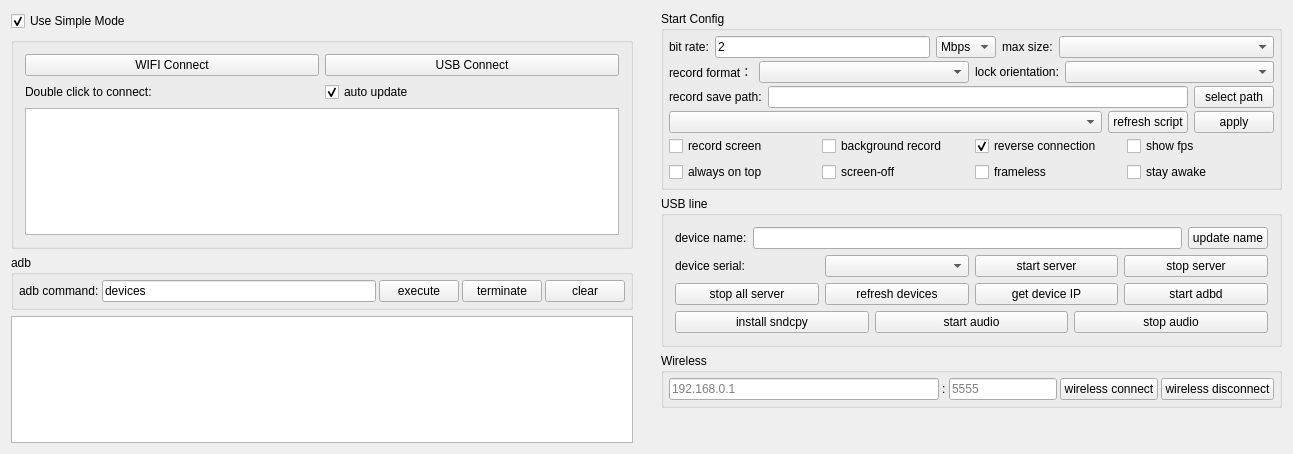
<?xml version="1.0" encoding="UTF-8"?>
<ui version="4.0">
 <class>Widget</class>
 <widget class="QWidget" name="Widget">
  <property name="geometry">
   <rect>
    <x>0</x>
    <y>0</y>
    <width>1293</width>
    <height>454</height>
   </rect>
  </property>
  <property name="windowTitle">
   <!-- <string notr="true">QtScrcpy</string> -->
   <string notr="true">安卓云控小助手</string>
  </property>
  <layout class="QHBoxLayout" name="horizontalLayout_11">
   <property name="leftMargin">
    <number>0</number>
   </property>
   <property name="topMargin">
    <number>0</number>
   </property>
   <property name="rightMargin">
    <number>0</number>
   </property>
   <property name="bottomMargin">
    <number>0</number>
   </property>
   <item>
    <widget class="QWidget" name="leftWidget" native="true">
     <property name="sizePolicy">
      <sizepolicy hsizetype="Preferred" vsizetype="Preferred">
       <horstretch>0</horstretch>
       <verstretch>0</verstretch>
      </sizepolicy>
     </property>
     <layout class="QVBoxLayout" name="verticalLayout_5">
      <item>
       <widget class="QCheckBox" name="useSingleModeCheck">
        <property name="sizePolicy">
         <sizepolicy hsizetype="Preferred" vsizetype="Maximum">
          <horstretch>0</horstretch>
          <verstretch>0</verstretch>
         </sizepolicy>
        </property>
        <property name="styleSheet">
         <string notr="true"/>
        </property>
        <property name="text">
         <string>Use Simple Mode</string>
        </property>
        <property name="checked">
         <bool>true</bool>
        </property>
       </widget>
      </item>
      <item>
       <widget class="QGroupBox" name="simpleGroupBox">
        <property name="sizePolicy">
         <sizepolicy hsizetype="Preferred" vsizetype="Preferred">
          <horstretch>0</horstretch>
          <verstretch>0</verstretch>
         </sizepolicy>
        </property>
        <property name="title">
         <!-- <string>Simple Mode</string> -->
         <string></string>
        </property>
        <property name="checkable">
         <bool>false</bool>
        </property>
        <layout class="QVBoxLayout" name="verticalLayout_4">
         <item>
          <layout class="QHBoxLayout" name="horizontalLayout_9">
           <item>
            <widget class="QPushButton" name="wifiConnectBtn">
             <property name="sizePolicy">
              <sizepolicy hsizetype="Preferred" vsizetype="Maximum">
               <horstretch>0</horstretch>
               <verstretch>0</verstretch>
              </sizepolicy>
             </property>
             <property name="text">
              <string>WIFI Connect</string>
             </property>
            </widget>
           </item>
           <item>
            <widget class="QPushButton" name="usbConnectBtn">
             <property name="sizePolicy">
              <sizepolicy hsizetype="Preferred" vsizetype="Maximum">
               <horstretch>0</horstretch>
               <verstretch>0</verstretch>
              </sizepolicy>
             </property>
             <property name="text">
              <string>USB Connect</string>
             </property>
            </widget>
           </item>
          </layout>
         </item>
         <item>
          <layout class="QHBoxLayout" name="horizontalLayout_13">
           <property name="topMargin">
            <number>0</number>
           </property>
           <item>
            <widget class="QLabel" name="label_10">
             <property name="sizePolicy">
              <sizepolicy hsizetype="Preferred" vsizetype="Preferred">
               <horstretch>0</horstretch>
               <verstretch>0</verstretch>
              </sizepolicy>
             </property>
             <property name="text">
              <string>Double click to connect:</string>
             </property>
            </widget>
           </item>
           <item>
            <widget class="QCheckBox" name="autoUpdatecheckBox">
             <property name="sizePolicy">
              <sizepolicy hsizetype="Preferred" vsizetype="Preferred">
               <horstretch>0</horstretch>
               <verstretch>0</verstretch>
              </sizepolicy>
             </property>
             <property name="text">
              <string>auto update</string>
             </property>
             <property name="checked">
              <bool>true</bool>
             </property>
            </widget>
           </item>
          </layout>
         </item>
         <item>
          <widget class="QListWidget" name="connectedPhoneList">
           <property name="sizePolicy">
            <sizepolicy hsizetype="Preferred" vsizetype="Preferred">
             <horstretch>0</horstretch>
             <verstretch>0</verstretch>
            </sizepolicy>
           </property>
          </widget>
         </item>
        </layout>
       </widget>
      </item>
      <item>
       <widget class="QGroupBox" name="adbGroupBox">
        <property name="sizePolicy">
         <sizepolicy hsizetype="Preferred" vsizetype="Maximum">
          <horstretch>0</horstretch>
          <verstretch>0</verstretch>
         </sizepolicy>
        </property>
        <property name="title">
         <string notr="true">adb</string>
        </property>
        <layout class="QHBoxLayout" name="horizontalLayout_2">
         <property name="spacing">
          <number>3</number>
         </property>
         <property name="leftMargin">
          <number>5</number>
         </property>
         <property name="topMargin">
          <number>5</number>
         </property>
         <property name="rightMargin">
          <number>5</number>
         </property>
         <property name="bottomMargin">
          <number>5</number>
         </property>
         <item>
          <widget class="QLabel" name="label_7">
           <property name="sizePolicy">
            <sizepolicy hsizetype="Maximum" vsizetype="Preferred">
             <horstretch>0</horstretch>
             <verstretch>0</verstretch>
            </sizepolicy>
           </property>
           <property name="text">
            <string>adb command:</string>
           </property>
           <property name="buddy">
            <cstring>adbCommandEdt</cstring>
           </property>
          </widget>
         </item>
         <item>
          <widget class="QLineEdit" name="adbCommandEdt">
           <property name="sizePolicy">
            <sizepolicy hsizetype="MinimumExpanding" vsizetype="Preferred">
             <horstretch>0</horstretch>
             <verstretch>0</verstretch>
            </sizepolicy>
           </property>
           <property name="text">
            <string notr="true">devices</string>
           </property>
          </widget>
         </item>
         <item>
          <widget class="QPushButton" name="adbCommandBtn">
           <property name="sizePolicy">
            <sizepolicy hsizetype="Maximum" vsizetype="Preferred">
             <horstretch>0</horstretch>
             <verstretch>0</verstretch>
            </sizepolicy>
           </property>
           <property name="text">
            <string>execute</string>
           </property>
          </widget>
         </item>
         <item>
          <widget class="QPushButton" name="stopAdbBtn">
           <property name="sizePolicy">
            <sizepolicy hsizetype="Maximum" vsizetype="Preferred">
             <horstretch>0</horstretch>
             <verstretch>0</verstretch>
            </sizepolicy>
           </property>
           <property name="text">
            <string>terminate</string>
           </property>
          </widget>
         </item>
         <item>
          <widget class="QPushButton" name="clearOut">
           <property name="sizePolicy">
            <sizepolicy hsizetype="Maximum" vsizetype="Preferred">
             <horstretch>0</horstretch>
             <verstretch>0</verstretch>
            </sizepolicy>
           </property>
           <property name="text">
            <string>clear</string>
           </property>
          </widget>
         </item>
        </layout>
       </widget>
      </item>
      <item>
       <widget class="QTextEdit" name="outEdit">
        <property name="sizePolicy">
         <sizepolicy hsizetype="Preferred" vsizetype="Preferred">
          <horstretch>0</horstretch>
          <verstretch>0</verstretch>
         </sizepolicy>
        </property>
        <property name="focusPolicy">
         <enum>Qt::ClickFocus</enum>
        </property>
        <property name="documentTitle">
         <string/>
        </property>
        <property name="readOnly">
         <bool>true</bool>
        </property>
       </widget>
      </item>
     </layout>
    </widget>
   </item>
   <item>
    <widget class="QWidget" name="rightWidget" native="true">
     <property name="sizePolicy">
      <sizepolicy hsizetype="MinimumExpanding" vsizetype="Preferred">
       <horstretch>0</horstretch>
       <verstretch>0</verstretch>
      </sizepolicy>
     </property>
     <layout class="QVBoxLayout" name="verticalLayout_6">
      <item>
       <widget class="QGroupBox" name="configGroupBox">
        <property name="sizePolicy">
         <sizepolicy hsizetype="Preferred" vsizetype="Preferred">
          <horstretch>0</horstretch>
          <verstretch>0</verstretch>
         </sizepolicy>
        </property>
        <property name="title">
         <string>Start Config</string>
        </property>
        <layout class="QVBoxLayout" name="verticalLayout_3">
         <property name="spacing">
          <number>3</number>
         </property>
         <property name="leftMargin">
          <number>5</number>
         </property>
         <property name="topMargin">
          <number>5</number>
         </property>
         <property name="rightMargin">
          <number>5</number>
         </property>
         <property name="bottomMargin">
          <number>5</number>
         </property>
         <item>
          <widget class="QWidget" name="configWidget1" native="true">
           <property name="sizePolicy">
            <sizepolicy hsizetype="Preferred" vsizetype="Preferred">
             <horstretch>0</horstretch>
             <verstretch>0</verstretch>
            </sizepolicy>
           </property>
           <layout class="QHBoxLayout" name="horizontalLayout_5">
            <property name="leftMargin">
             <number>0</number>
            </property>
            <property name="topMargin">
             <number>0</number>
            </property>
            <property name="rightMargin">
             <number>0</number>
            </property>
            <property name="bottomMargin">
             <number>0</number>
            </property>
            <item>
             <widget class="QLabel" name="label_3">
              <property name="sizePolicy">
               <sizepolicy hsizetype="Maximum" vsizetype="Preferred">
                <horstretch>0</horstretch>
                <verstretch>0</verstretch>
               </sizepolicy>
              </property>
              <property name="text">
               <string>bit rate:</string>
              </property>
             </widget>
            </item>
            <item>
             <widget class="QLineEdit" name="bitRateEdit">
              <property name="sizePolicy">
               <sizepolicy hsizetype="Preferred" vsizetype="Preferred">
                <horstretch>0</horstretch>
                <verstretch>0</verstretch>
               </sizepolicy>
              </property>
              <property name="text">
               <string notr="true">2</string>
              </property>
             </widget>
            </item>
            <item>
             <widget class="QComboBox" name="bitRateBox">
              <property name="sizePolicy">
               <sizepolicy hsizetype="Maximum" vsizetype="Preferred">
                <horstretch>0</horstretch>
                <verstretch>0</verstretch>
               </sizepolicy>
              </property>
              <property name="toolTip">
               <string/>
              </property>
              <property name="currentText">
               <string notr="true">Mbps</string>
              </property>
              <item>
               <property name="text">
                <string notr="true">Mbps</string>
               </property>
              </item>
              <item>
               <property name="text">
                <string notr="true">Kbps</string>
               </property>
              </item>
             </widget>
            </item>
            <item>
             <widget class="QLabel" name="label_4">
              <property name="sizePolicy">
               <sizepolicy hsizetype="Maximum" vsizetype="Preferred">
                <horstretch>0</horstretch>
                <verstretch>0</verstretch>
               </sizepolicy>
              </property>
              <property name="text">
               <string>max size:</string>
              </property>
             </widget>
            </item>
            <item>
             <widget class="QComboBox" name="maxSizeBox">
              <property name="sizePolicy">
               <sizepolicy hsizetype="Preferred" vsizetype="Preferred">
                <horstretch>0</horstretch>
                <verstretch>0</verstretch>
               </sizepolicy>
              </property>
              <property name="toolTip">
               <string/>
              </property>
             </widget>
            </item>
           </layout>
          </widget>
         </item>
         <item>
          <widget class="QWidget" name="configWidget5" native="true">
           <property name="sizePolicy">
            <sizepolicy hsizetype="Preferred" vsizetype="Preferred">
             <horstretch>0</horstretch>
             <verstretch>0</verstretch>
            </sizepolicy>
           </property>
           <layout class="QHBoxLayout" name="horizontalLayout_7">
            <property name="leftMargin">
             <number>0</number>
            </property>
            <property name="topMargin">
             <number>0</number>
            </property>
            <property name="rightMargin">
             <number>0</number>
            </property>
            <property name="bottomMargin">
             <number>0</number>
            </property>
            <item>
             <widget class="QLabel" name="label_6">
              <property name="sizePolicy">
               <sizepolicy hsizetype="Maximum" vsizetype="Preferred">
                <horstretch>0</horstretch>
                <verstretch>0</verstretch>
               </sizepolicy>
              </property>
              <property name="text">
               <string>record format：</string>
              </property>
             </widget>
            </item>
            <item>
             <widget class="QComboBox" name="formatBox">
              <property name="sizePolicy">
               <sizepolicy hsizetype="Preferred" vsizetype="Preferred">
                <horstretch>0</horstretch>
                <verstretch>0</verstretch>
               </sizepolicy>
              </property>
             </widget>
            </item>
            <item>
             <widget class="QLabel" name="label_8">
              <property name="sizePolicy">
               <sizepolicy hsizetype="Maximum" vsizetype="Preferred">
                <horstretch>0</horstretch>
                <verstretch>0</verstretch>
               </sizepolicy>
              </property>
              <property name="text">
               <string>lock orientation:</string>
              </property>
             </widget>
            </item>
            <item>
             <widget class="QComboBox" name="lockOrientationBox">
              <property name="sizePolicy">
               <sizepolicy hsizetype="Preferred" vsizetype="Preferred">
                <horstretch>0</horstretch>
                <verstretch>0</verstretch>
               </sizepolicy>
              </property>
             </widget>
            </item>
           </layout>
          </widget>
         </item>
         <item>
          <widget class="QWidget" name="configWidget2" native="true">
           <property name="sizePolicy">
            <sizepolicy hsizetype="Preferred" vsizetype="Preferred">
             <horstretch>0</horstretch>
             <verstretch>0</verstretch>
            </sizepolicy>
           </property>
           <layout class="QHBoxLayout" name="horizontalLayout_6">
            <property name="leftMargin">
             <number>0</number>
            </property>
            <property name="topMargin">
             <number>0</number>
            </property>
            <property name="rightMargin">
             <number>0</number>
            </property>
            <property name="bottomMargin">
             <number>0</number>
            </property>
            <item>
             <widget class="QLabel" name="label_5">
              <property name="sizePolicy">
               <sizepolicy hsizetype="Preferred" vsizetype="Preferred">
                <horstretch>0</horstretch>
                <verstretch>0</verstretch>
               </sizepolicy>
              </property>
              <property name="text">
               <string>record save path:</string>
              </property>
              <property name="buddy">
               <cstring>recordPathEdt</cstring>
              </property>
             </widget>
            </item>
            <item>
             <widget class="QLineEdit" name="recordPathEdt">
              <property name="sizePolicy">
               <sizepolicy hsizetype="MinimumExpanding" vsizetype="Preferred">
                <horstretch>0</horstretch>
                <verstretch>0</verstretch>
               </sizepolicy>
              </property>
              <property name="readOnly">
               <bool>true</bool>
              </property>
             </widget>
            </item>
            <item>
             <widget class="QPushButton" name="selectRecordPathBtn">
              <property name="sizePolicy">
               <sizepolicy hsizetype="Preferred" vsizetype="Preferred">
                <horstretch>0</horstretch>
                <verstretch>0</verstretch>
               </sizepolicy>
              </property>
              <property name="text">
               <string>select path</string>
              </property>
              <property name="autoDefault">
               <bool>false</bool>
              </property>
             </widget>
            </item>
           </layout>
          </widget>
         </item>
         <item>
          <widget class="QWidget" name="configWidget4" native="true">
           <property name="sizePolicy">
            <sizepolicy hsizetype="Preferred" vsizetype="Preferred">
             <horstretch>0</horstretch>
             <verstretch>0</verstretch>
            </sizepolicy>
           </property>
           <layout class="QHBoxLayout" name="horizontalLayout_8">
            <property name="leftMargin">
             <number>0</number>
            </property>
            <property name="topMargin">
             <number>0</number>
            </property>
            <property name="rightMargin">
             <number>0</number>
            </property>
            <property name="bottomMargin">
             <number>0</number>
            </property>
            <item>
             <widget class="QComboBox" name="gameBox">
              <property name="sizePolicy">
               <sizepolicy hsizetype="MinimumExpanding" vsizetype="Preferred">
                <horstretch>0</horstretch>
                <verstretch>0</verstretch>
               </sizepolicy>
              </property>
             </widget>
            </item>
            <item>
             <widget class="QPushButton" name="refreshGameScriptBtn">
              <property name="sizePolicy">
               <sizepolicy hsizetype="Preferred" vsizetype="Preferred">
                <horstretch>0</horstretch>
                <verstretch>0</verstretch>
               </sizepolicy>
              </property>
              <property name="text">
               <string>refresh script</string>
              </property>
             </widget>
            </item>
            <item>
             <widget class="QPushButton" name="applyScriptBtn">
              <property name="sizePolicy">
               <sizepolicy hsizetype="Preferred" vsizetype="Preferred">
                <horstretch>0</horstretch>
                <verstretch>0</verstretch>
               </sizepolicy>
              </property>
              <property name="text">
               <string>apply</string>
              </property>
             </widget>
            </item>
           </layout>
          </widget>
         </item>
         <item>
          <widget class="QWidget" name="configWidget3" native="true">
           <property name="sizePolicy">
            <sizepolicy hsizetype="Preferred" vsizetype="Preferred">
             <horstretch>0</horstretch>
             <verstretch>0</verstretch>
            </sizepolicy>
           </property>
           <layout class="QGridLayout" name="gridLayout">
            <property name="leftMargin">
             <number>0</number>
            </property>
            <property name="topMargin">
             <number>0</number>
            </property>
            <property name="rightMargin">
             <number>0</number>
            </property>
            <property name="bottomMargin">
             <number>0</number>
            </property>
            <item row="1" column="1">
             <widget class="QCheckBox" name="closeScreenCheck">
              <property name="sizePolicy">
               <sizepolicy hsizetype="Preferred" vsizetype="Preferred">
                <horstretch>0</horstretch>
                <verstretch>0</verstretch>
               </sizepolicy>
              </property>
              <property name="text">
               <string>screen-off</string>
              </property>
             </widget>
            </item>
            <item row="1" column="3">
             <widget class="QCheckBox" name="framelessCheck">
              <property name="sizePolicy">
               <sizepolicy hsizetype="Preferred" vsizetype="Preferred">
                <horstretch>0</horstretch>
                <verstretch>0</verstretch>
               </sizepolicy>
              </property>
              <property name="text">
               <string>frameless</string>
              </property>
             </widget>
            </item>
            <item row="1" column="0">
             <widget class="QCheckBox" name="alwaysTopCheck">
              <property name="sizePolicy">
               <sizepolicy hsizetype="Preferred" vsizetype="Preferred">
                <horstretch>0</horstretch>
                <verstretch>0</verstretch>
               </sizepolicy>
              </property>
              <property name="text">
               <string>always on top</string>
              </property>
              <property name="checked">
               <bool>false</bool>
              </property>
             </widget>
            </item>
            <item row="0" column="1">
             <widget class="QCheckBox" name="notDisplayCheck">
              <property name="sizePolicy">
               <sizepolicy hsizetype="Preferred" vsizetype="Preferred">
                <horstretch>0</horstretch>
                <verstretch>0</verstretch>
               </sizepolicy>
              </property>
              <property name="text">
               <string>background record</string>
              </property>
              <property name="checkable">
               <bool>false</bool>
              </property>
             </widget>
            </item>
            <item row="0" column="3">
             <widget class="QCheckBox" name="useReverseCheck">
              <property name="sizePolicy">
               <sizepolicy hsizetype="Preferred" vsizetype="Preferred">
                <horstretch>0</horstretch>
                <verstretch>0</verstretch>
               </sizepolicy>
              </property>
              <property name="text">
               <string>reverse connection</string>
              </property>
              <property name="checked">
               <bool>true</bool>
              </property>
             </widget>
            </item>
            <item row="0" column="0">
             <widget class="QCheckBox" name="recordScreenCheck">
              <property name="sizePolicy">
               <sizepolicy hsizetype="Preferred" vsizetype="Preferred">
                <horstretch>0</horstretch>
                <verstretch>0</verstretch>
               </sizepolicy>
              </property>
              <property name="text">
               <string>record screen</string>
              </property>
             </widget>
            </item>
            <item row="0" column="4">
             <widget class="QCheckBox" name="fpsCheck">
              <property name="sizePolicy">
               <sizepolicy hsizetype="Preferred" vsizetype="Preferred">
                <horstretch>0</horstretch>
                <verstretch>0</verstretch>
               </sizepolicy>
              </property>
              <property name="text">
               <string>show fps</string>
              </property>
             </widget>
            </item>
            <item row="1" column="4">
             <widget class="QCheckBox" name="stayAwakeCheck">
              <property name="sizePolicy">
               <sizepolicy hsizetype="Preferred" vsizetype="Preferred">
                <horstretch>0</horstretch>
                <verstretch>0</verstretch>
               </sizepolicy>
              </property>
              <property name="text">
               <string>stay awake</string>
              </property>
             </widget>
            </item>
           </layout>
          </widget>
         </item>
        </layout>
       </widget>
      </item>
      <item>
       <widget class="QGroupBox" name="usbGroupBox">
        <property name="sizePolicy">
         <sizepolicy hsizetype="Preferred" vsizetype="Preferred">
          <horstretch>0</horstretch>
          <verstretch>0</verstretch>
         </sizepolicy>
        </property>
        <property name="title">
         <string>USB line</string>
        </property>
        <layout class="QVBoxLayout" name="verticalLayout">
         <item>
          <layout class="QHBoxLayout" name="horizontalLayout_10">
           <item>
            <widget class="QLabel" name="label_9">
             <property name="sizePolicy">
              <sizepolicy hsizetype="Preferred" vsizetype="Preferred">
               <horstretch>0</horstretch>
               <verstretch>0</verstretch>
              </sizepolicy>
             </property>
             <property name="text">
              <string>device name:</string>
             </property>
            </widget>
           </item>
           <item>
            <widget class="QLineEdit" name="userNameEdt">
             <property name="sizePolicy">
              <sizepolicy hsizetype="MinimumExpanding" vsizetype="Preferred">
               <horstretch>0</horstretch>
               <verstretch>0</verstretch>
              </sizepolicy>
             </property>
            </widget>
           </item>
           <item>
            <widget class="QPushButton" name="updateNameBtn">
             <property name="sizePolicy">
              <sizepolicy hsizetype="Preferred" vsizetype="Preferred">
               <horstretch>0</horstretch>
               <verstretch>0</verstretch>
              </sizepolicy>
             </property>
             <property name="text">
              <string>update name</string>
             </property>
             <property name="autoDefault">
              <bool>false</bool>
             </property>
            </widget>
           </item>
          </layout>
         </item>
         <item>
          <widget class="QWidget" name="usbWidget1" native="true">
           <property name="sizePolicy">
            <sizepolicy hsizetype="Preferred" vsizetype="Preferred">
             <horstretch>0</horstretch>
             <verstretch>0</verstretch>
            </sizepolicy>
           </property>
           <layout class="QHBoxLayout" name="horizontalLayout_3">
            <property name="leftMargin">
             <number>0</number>
            </property>
            <property name="topMargin">
             <number>0</number>
            </property>
            <property name="rightMargin">
             <number>0</number>
            </property>
            <property name="bottomMargin">
             <number>0</number>
            </property>
            <item>
             <widget class="QLabel" name="label_2">
              <property name="sizePolicy">
               <sizepolicy hsizetype="Preferred" vsizetype="Preferred">
                <horstretch>0</horstretch>
                <verstretch>0</verstretch>
               </sizepolicy>
              </property>
              <property name="text">
               <string>device serial:</string>
              </property>
             </widget>
            </item>
            <item>
             <widget class="QComboBox" name="serialBox">
              <property name="sizePolicy">
               <sizepolicy hsizetype="Preferred" vsizetype="Preferred">
                <horstretch>0</horstretch>
                <verstretch>0</verstretch>
               </sizepolicy>
              </property>
             </widget>
            </item>
            <item>
             <widget class="QPushButton" name="startServerBtn">
              <property name="sizePolicy">
               <sizepolicy hsizetype="Preferred" vsizetype="Preferred">
                <horstretch>0</horstretch>
                <verstretch>0</verstretch>
               </sizepolicy>
              </property>
              <property name="text">
               <string>start server</string>
              </property>
              <property name="autoDefault">
               <bool>false</bool>
              </property>
             </widget>
            </item>
            <item>
             <widget class="QPushButton" name="stopServerBtn">
              <property name="sizePolicy">
               <sizepolicy hsizetype="Preferred" vsizetype="Preferred">
                <horstretch>0</horstretch>
                <verstretch>0</verstretch>
               </sizepolicy>
              </property>
              <property name="text">
               <string>stop server</string>
              </property>
              <property name="autoDefault">
               <bool>false</bool>
              </property>
             </widget>
            </item>
           </layout>
          </widget>
         </item>
         <item>
          <widget class="QWidget" name="usbWidget2" native="true">
           <property name="sizePolicy">
            <sizepolicy hsizetype="Preferred" vsizetype="Preferred">
             <horstretch>0</horstretch>
             <verstretch>0</verstretch>
            </sizepolicy>
           </property>
           <layout class="QHBoxLayout" name="horizontalLayout_4">
            <property name="leftMargin">
             <number>0</number>
            </property>
            <property name="topMargin">
             <number>0</number>
            </property>
            <property name="rightMargin">
             <number>0</number>
            </property>
            <property name="bottomMargin">
             <number>0</number>
            </property>
            <item>
             <widget class="QPushButton" name="stopAllServerBtn">
              <property name="sizePolicy">
               <sizepolicy hsizetype="Preferred" vsizetype="Preferred">
                <horstretch>0</horstretch>
                <verstretch>0</verstretch>
               </sizepolicy>
              </property>
              <property name="text">
               <string>stop all server</string>
              </property>
             </widget>
            </item>
            <item>
             <widget class="QPushButton" name="updateDevice">
              <property name="sizePolicy">
               <sizepolicy hsizetype="Preferred" vsizetype="Preferred">
                <horstretch>0</horstretch>
                <verstretch>0</verstretch>
               </sizepolicy>
              </property>
              <property name="text">
               <string>refresh devices</string>
              </property>
              <property name="autoDefault">
               <bool>false</bool>
              </property>
             </widget>
            </item>
            <item>
             <widget class="QPushButton" name="getIPBtn">
              <property name="sizePolicy">
               <sizepolicy hsizetype="Preferred" vsizetype="Preferred">
                <horstretch>0</horstretch>
                <verstretch>0</verstretch>
               </sizepolicy>
              </property>
              <property name="text">
               <string>get device IP</string>
              </property>
              <property name="autoDefault">
               <bool>false</bool>
              </property>
             </widget>
            </item>
            <item>
             <widget class="QPushButton" name="startAdbdBtn">
              <property name="sizePolicy">
               <sizepolicy hsizetype="Preferred" vsizetype="Preferred">
                <horstretch>0</horstretch>
                <verstretch>0</verstretch>
               </sizepolicy>
              </property>
              <property name="text">
               <string>start adbd</string>
              </property>
              <property name="autoDefault">
               <bool>false</bool>
              </property>
             </widget>
            </item>
           </layout>
          </widget>
         </item>
         <item>
          <widget class="QWidget" name="usbWidget3" native="true">
           <layout class="QHBoxLayout" name="horizontalLayout_12">
            <property name="leftMargin">
             <number>0</number>
            </property>
            <property name="topMargin">
             <number>0</number>
            </property>
            <property name="rightMargin">
             <number>0</number>
            </property>
            <property name="bottomMargin">
             <number>0</number>
            </property>
            <item>
             <widget class="QPushButton" name="installSndcpyBtn">
              <property name="sizePolicy">
               <sizepolicy hsizetype="Preferred" vsizetype="Preferred">
                <horstretch>0</horstretch>
                <verstretch>0</verstretch>
               </sizepolicy>
              </property>
              <property name="text">
               <string>install sndcpy</string>
              </property>
             </widget>
            </item>
            <item>
             <widget class="QPushButton" name="startAudioBtn">
              <property name="sizePolicy">
               <sizepolicy hsizetype="Preferred" vsizetype="Preferred">
                <horstretch>0</horstretch>
                <verstretch>0</verstretch>
               </sizepolicy>
              </property>
              <property name="text">
               <string>start audio</string>
              </property>
             </widget>
            </item>
            <item>
             <widget class="QPushButton" name="stopAudioBtn">
              <property name="sizePolicy">
               <sizepolicy hsizetype="Preferred" vsizetype="Preferred">
                <horstretch>0</horstretch>
                <verstretch>0</verstretch>
               </sizepolicy>
              </property>
              <property name="text">
               <string>stop audio</string>
              </property>
             </widget>
            </item>
           </layout>
          </widget>
         </item>
        </layout>
       </widget>
      </item>
      <item>
       <widget class="QGroupBox" name="wirelessGroupBox">
        <property name="sizePolicy">
         <sizepolicy hsizetype="Preferred" vsizetype="Preferred">
          <horstretch>0</horstretch>
          <verstretch>0</verstretch>
         </sizepolicy>
        </property>
        <property name="title">
         <string>Wireless</string>
        </property>
        <layout class="QHBoxLayout" name="horizontalLayout">
         <property name="spacing">
          <number>3</number>
         </property>
         <property name="leftMargin">
          <number>5</number>
         </property>
         <property name="topMargin">
          <number>5</number>
         </property>
         <property name="rightMargin">
          <number>5</number>
         </property>
         <property name="bottomMargin">
          <number>5</number>
         </property>
         <item>
          <widget class="QLineEdit" name="deviceIpEdt">
           <property name="sizePolicy">
            <sizepolicy hsizetype="MinimumExpanding" vsizetype="Preferred">
             <horstretch>0</horstretch>
             <verstretch>0</verstretch>
            </sizepolicy>
           </property>
           <property name="text">
            <string/>
           </property>
           <property name="maxLength">
            <number>128</number>
           </property>
           <property name="placeholderText">
            <string notr="true">192.168.0.1</string>
           </property>
          </widget>
         </item>
         <item>
          <widget class="QLabel" name="label">
           <property name="sizePolicy">
            <sizepolicy hsizetype="Maximum" vsizetype="Preferred">
             <horstretch>0</horstretch>
             <verstretch>0</verstretch>
            </sizepolicy>
           </property>
           <property name="text">
            <string notr="true">:</string>
           </property>
          </widget>
         </item>
         <item>
          <widget class="QLineEdit" name="devicePortEdt">
           <property name="sizePolicy">
            <sizepolicy hsizetype="Maximum" vsizetype="Preferred">
             <horstretch>0</horstretch>
             <verstretch>0</verstretch>
            </sizepolicy>
           </property>
           <property name="text">
            <string/>
           </property>
           <property name="maxLength">
            <number>6</number>
           </property>
           <property name="placeholderText">
            <string notr="true">5555</string>
           </property>
          </widget>
         </item>
         <item>
          <widget class="QPushButton" name="wirelessConnectBtn">
           <property name="sizePolicy">
            <sizepolicy hsizetype="Preferred" vsizetype="Preferred">
             <horstretch>0</horstretch>
             <verstretch>0</verstretch>
            </sizepolicy>
           </property>
           <property name="text">
            <string>wireless connect</string>
           </property>
           <property name="autoDefault">
            <bool>false</bool>
           </property>
          </widget>
         </item>
         <item>
          <widget class="QPushButton" name="wirelessDisConnectBtn">
           <property name="sizePolicy">
            <sizepolicy hsizetype="Preferred" vsizetype="Preferred">
             <horstretch>0</horstretch>
             <verstretch>0</verstretch>
            </sizepolicy>
           </property>
           <property name="text">
            <string>wireless disconnect</string>
           </property>
           <property name="autoDefault">
            <bool>false</bool>
           </property>
          </widget>
         </item>
        </layout>
       </widget>
      </item>
      <item>
       <spacer name="verticalSpacer">
        <property name="sizePolicy">
         <sizepolicy hsizetype="Preferred" vsizetype="Preferred">
          <horstretch>0</horstretch>
          <verstretch>0</verstretch>
         </sizepolicy>
        </property>
        <property name="orientation">
         <enum>Qt::Vertical</enum>
        </property>
        <property name="sizeHint" stdset="0">
         <size>
          <width>20</width>
          <height>40</height>
         </size>
        </property>
       </spacer>
      </item>
     </layout>
    </widget>
   </item>
  </layout>
 </widget>
 <layoutdefault spacing="6" margin="11"/>
 <tabstops>
  <tabstop>deviceIpEdt</tabstop>
  <tabstop>devicePortEdt</tabstop>
  <tabstop>wirelessConnectBtn</tabstop>
  <tabstop>wirelessDisConnectBtn</tabstop>
  <tabstop>adbCommandEdt</tabstop>
  <tabstop>adbCommandBtn</tabstop>
  <tabstop>stopAdbBtn</tabstop>
  <tabstop>clearOut</tabstop>
 </tabstops>
 <resources/>
 <connections/>
</ui>
